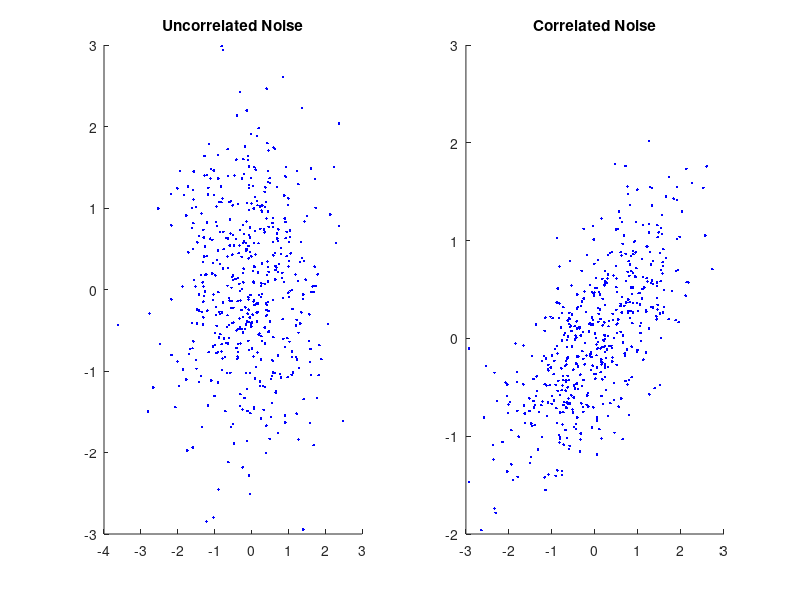

Reproduce this figure in MATLAB.
% Generate white noise (noise containing many frequencies with equal
% intensities 

n = 500; % n = num of datapoints
a(:,1) = normrnd(0,1,n,1); % mean of 0, std of 1, n x 1 matrix
a(:,2) = normrnd(0,1,n,1); % same parameters to make 2nd dim of matrix a

b(:,1) = normrnd(0,1,n,1); % same parameters to make matrix b
b(:,2) = b(:,1)*0.5 + 0.5*normrnd(0,1,n,1); % correlate 2nd dimension with 1st dimension of matrix b

figure;
subplot(1,2,1); scatter(a(:,1), a(:,2), 'b','.'); title('Uncorrelated Noise'); 
hold on;
subplot(1,2,2); scatter(b(:,1), b(:,2), 'b', '.'); title('Correlated Noise'); 
